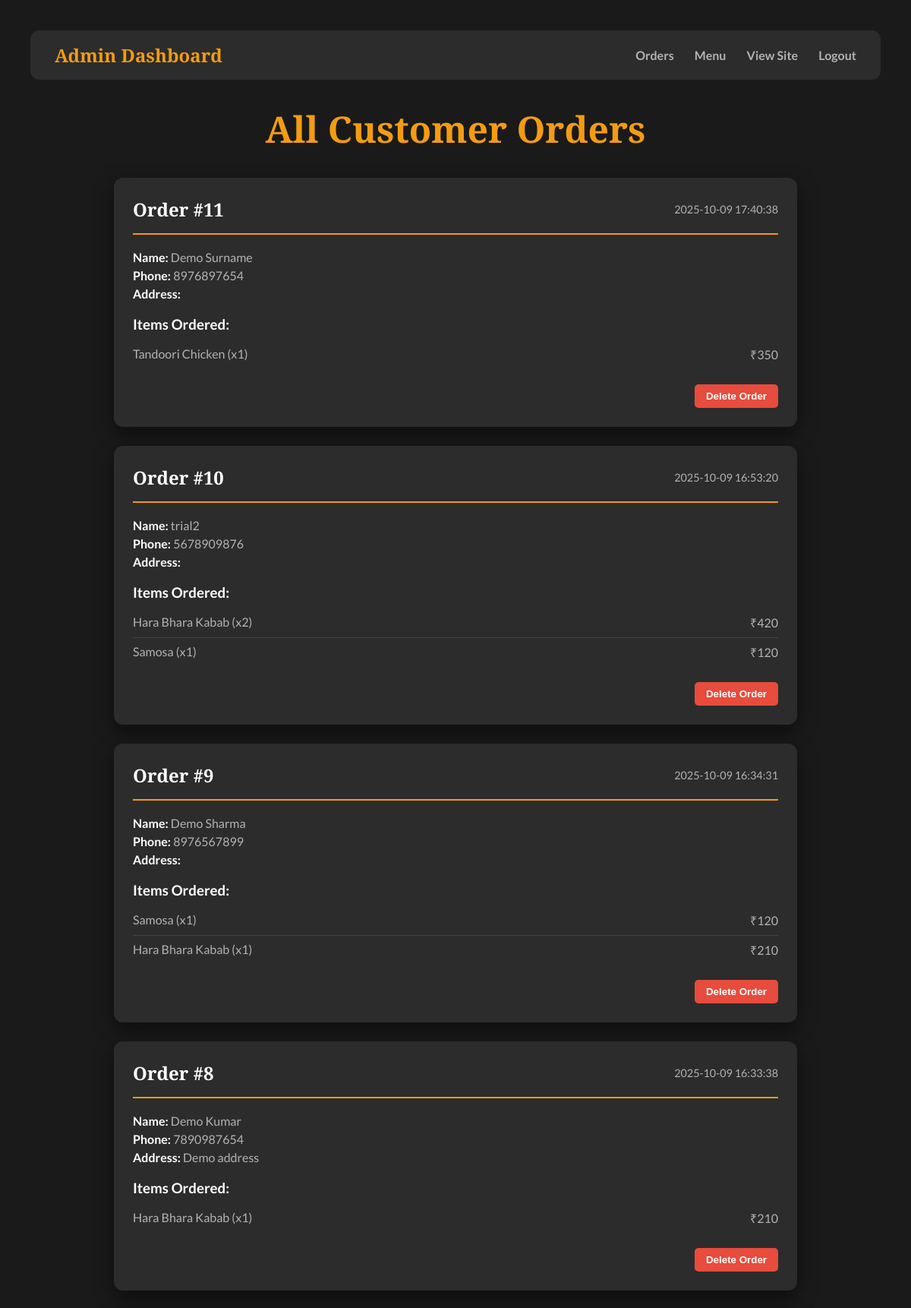
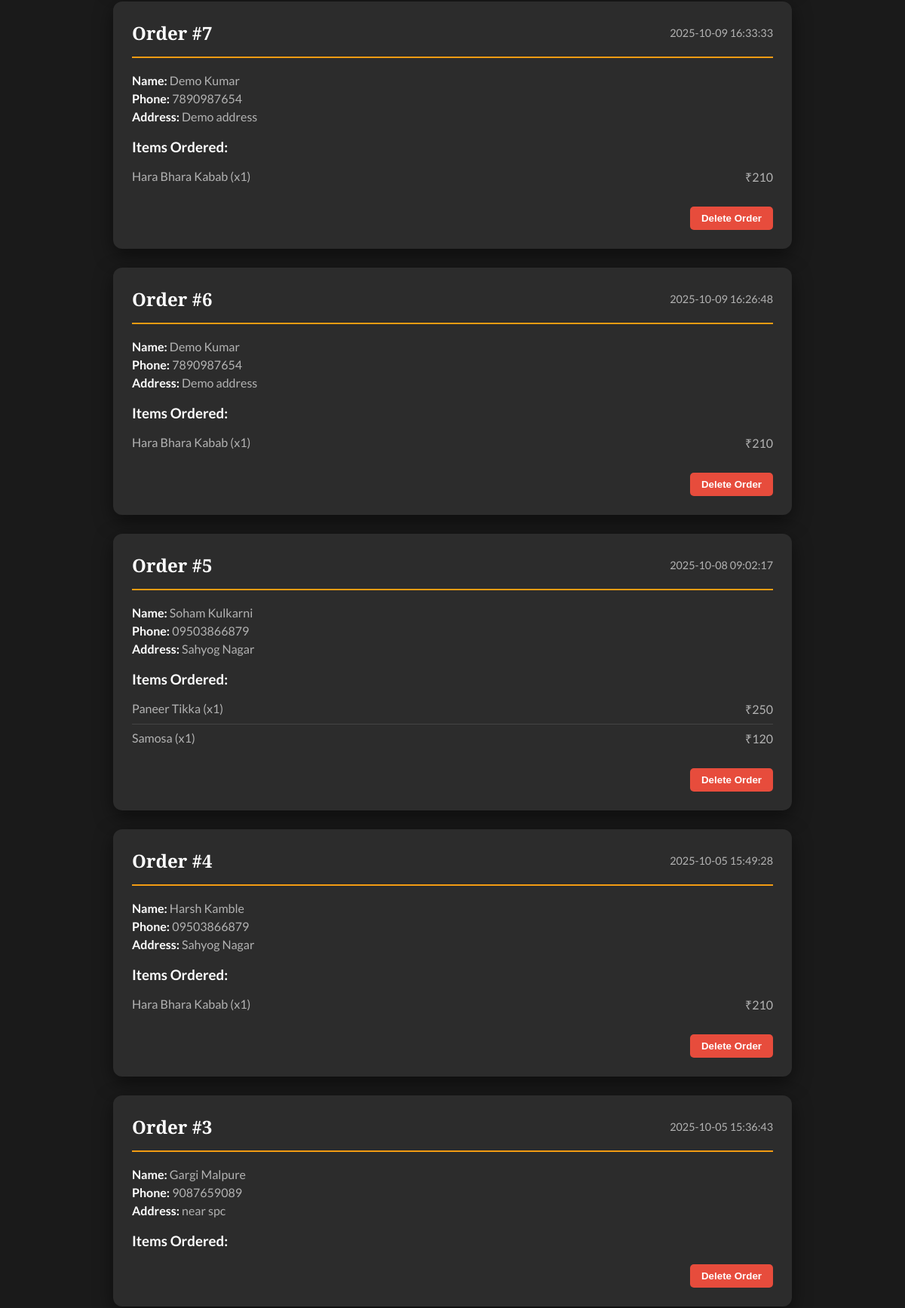
/admin/orders (signed in, upper part), run on the app's committed database (2 pictures, top to bottom).
### tables this page shows
CREATE TABLE orders (
    id INTEGER PRIMARY KEY AUTOINCREMENT,
    customer_name TEXT NOT NULL,
    customer_phone TEXT NOT NULL,
    customer_address TEXT NOT NULL,
    order_date TIMESTAMP NOT NULL DEFAULT CURRENT_TIMESTAMP
);

CREATE TABLE order_items (
    id INTEGER PRIMARY KEY AUTOINCREMENT,
    order_id INTEGER NOT NULL,
    item_name TEXT NOT NULL,
    quantity INTEGER NOT NULL,
    price INTEGER NOT NULL,
    FOREIGN KEY (order_id) REFERENCES orders (id)
);

### app.py (the view)
@app.route('/admin/orders')
def admin_orders():
    if not session.get('logged_in'):
        return redirect(url_for('admin_login'))
    conn = get_db_connection()
    all_orders = conn.execute('SELECT * FROM orders ORDER BY order_date DESC').fetchall()
    all_items = conn.execute('SELECT * FROM order_items').fetchall()
    conn.close()
    return render_template('admin_orders.html', all_orders=all_orders, all_items=all_items)

### app.py (called while the page is built)
def get_db_connection():
    conn = sqlite3.connect('database.db')
    conn.row_factory = sqlite3.Row
    return conn

### templates/admin_orders.html (shortened to what this page needs)
<!DOCTYPE html>
<html lang="en">
<head>
</head>
<body>
    <nav class="navbar">
        <div class="logo">Admin Dashboard</div>
        <div>
            <a href="{{ url_for('admin_orders') }}">Orders</a>
            <a href="{{ url_for('admin_menu') }}">Menu</a>
            <a href="{{ url_for('home') }}">View Site</a>
            <a href="{{ url_for('logout') }}">Logout</a>
        </div>
    </nav>
    <div class="container">
        <h1>All Customer Orders</h1>
        {% for order in all_orders %}
        <div class="order-card">
            <div class="order-header">
                <h2>Order #{{ order['id'] }}</h2>
                <span>{{ order['order_date'] }}</span>
            </div>
            <div class="customer-details">
                <p><strong>Name:</strong> {{ order['customer_name'] }}</p>
                <p><strong>Phone:</strong> {{ order['customer_phone'] }}</p>
                <p><strong>Address:</strong> {{ order['customer_address'] }}</p>
            </div>
            <div class="order-items">
                <h3>Items Ordered:</h3>
                <ul>
                    {% for item in all_items if item['order_id'] == order['id'] %}
                        <li>
                            <span>{{ item['item_name'] }} (x{{ item['quantity'] }})</span>
                            <span>₹{{ item['price'] * item['quantity'] }}</span>
                        </li>
                    {% endfor %}
                </ul>
            </div>
            <form action="{{ url_for('delete_order', id=order['id']) }}" method="post" class="delete-form">
                <button type="submit" class="delete-btn" onclick="return confirm('Are you sure you want to delete this order?');">Delete Order</button>
            </form>
        </div>
        {% else %}
            <p style="text-align:center;">No orders have been placed yet.</p>
        {% endfor %}
    </div>
</body>
</html>

### templates/admin_orders.html (style rules this page uses)
:root { --bg-color: #1a1a1a; --card-color: #2c2c2c; --primary-text: #ffffff; --secondary-text: #b3b3b3; --accent-color: #f39c12; --border-radius: 12px; --red-color: #e74c3c; --box-shadow: 0 8px 25px rgba(0, 0, 0, 0.5); }
body { font-family: 'Lato', sans-serif; background-color: var(--bg-color); color: var(--primary-text); margin: 0; padding: 40px; }
.navbar { display: flex; justify-content: space-between; align-items: center; padding: 1rem 2rem; background-color: var(--card-color); border-radius: var(--border-radius); margin-bottom: 2rem; }
.navbar .logo { font-family: 'Playfair Display', serif; font-size: 1.5rem; font-weight: 700; color: var(--accent-color); }
.navbar a { text-decoration: none; color: var(--secondary-text); margin-left: 1.5rem; font-weight: 600; transition: color 0.3s ease; }
.container { max-width: 900px; margin: 0 auto; }
h1 { font-family: 'Playfair Display', serif; color: var(--accent-color); text-align: center; font-size: 3em; margin-bottom: 2rem; }
.order-card { background-color: var(--card-color); border-radius: var(--border-radius); margin-bottom: 25px; padding: 25px; box-shadow: var(--box-shadow); }
.order-header { border-bottom: 2px solid var(--accent-color); padding-bottom: 15px; margin-bottom: 20px; display: flex; justify-content: space-between; align-items: center; }
.order-header h2 { margin: 0; font-family: 'Playfair Display', serif; }
.order-header span { font-size: 0.9em; color: var(--secondary-text); }
.customer-details p, .order-items ul { margin: 0; padding: 0; list-style: none; }
.customer-details p { margin-bottom: 5px; color: var(--secondary-text); }
.customer-details strong { color: var(--primary-text); }
.order-items { margin-top: 20px; }
.order-items h3 { margin-bottom: 10px; }
.order-items li { display: flex; justify-content: space-between; padding: 8px 0; border-bottom: 1px solid #444; color: var(--secondary-text); }
.order-items li:last-child { border-bottom: none; }
.delete-form { margin-top: 20px; text-align: right; }
.delete-btn { background-color: var(--red-color); color: white; border: none; padding: 8px 15px; border-radius: 5px; cursor: pointer; font-weight: bold; transition: background-color 0.3s ease; }

### data on the page
orders: id "11", order_date "2025-10-09 17:40:38", customer_name "Demo Surname", customer_phone "8976897654"
order_items: item_name "Tandoori Chicken", quantity "1", item['price']*item['quantity'] "350"
orders: id "10", order_date "2025-10-09 16:53:20", customer_name "trial2", customer_phone "5678909876"
order_items: item_name "Hara Bhara Kabab", quantity "2", item['price']*item['quantity'] "420"
order_items: item_name "Samosa", quantity "1", item['price']*item['quantity'] "120"
orders: id "9", order_date "2025-10-09 16:34:31", customer_name "Demo Sharma", customer_phone "8976567899"
order_items: item_name "Samosa", quantity "1", item['price']*item['quantity'] "120"
order_items: item_name "Hara Bhara Kabab", quantity "1", item['price']*item['quantity'] "210"
orders: id "8", order_date "2025-10-09 16:33:38", customer_name "Demo Kumar", customer_phone "7890987654", customer_address "Demo address"
order_items: item_name "Hara Bhara Kabab", quantity "1", item['price']*item['quantity'] "210"
orders: id "7", order_date "2025-10-09 16:33:33", customer_name "Demo Kumar", customer_phone "7890987654", customer_address "Demo address"
order_items: item_name "Hara Bhara Kabab", quantity "1", item['price']*item['quantity'] "210"
orders: id "6", order_date "2025-10-09 16:26:48", customer_name "Demo Kumar", customer_phone "7890987654", customer_address "Demo address"
order_items: item_name "Hara Bhara Kabab", quantity "1", item['price']*item['quantity'] "210"
orders: id "5", order_date "2025-10-08 09:02:17", customer_name "Soham Kulkarni", customer_phone "09503866879", customer_address "Sahyog Nagar"
order_items: item_name "Paneer Tikka", quantity "1", item['price']*item['quantity'] "250"
order_items: item_name "Samosa", quantity "1", item['price']*item['quantity'] "120"
orders: id "4", order_date "2025-10-05 15:49:28", customer_name "Harsh Kamble", customer_phone "09503866879", customer_address "Sahyog Nagar"
order_items: item_name "Hara Bhara Kabab", quantity "1", item['price']*item['quantity'] "210"
orders: id "3", order_date "2025-10-05 15:36:43", customer_name "Gargi Malpure", customer_phone "9087659089", customer_address "near spc"
